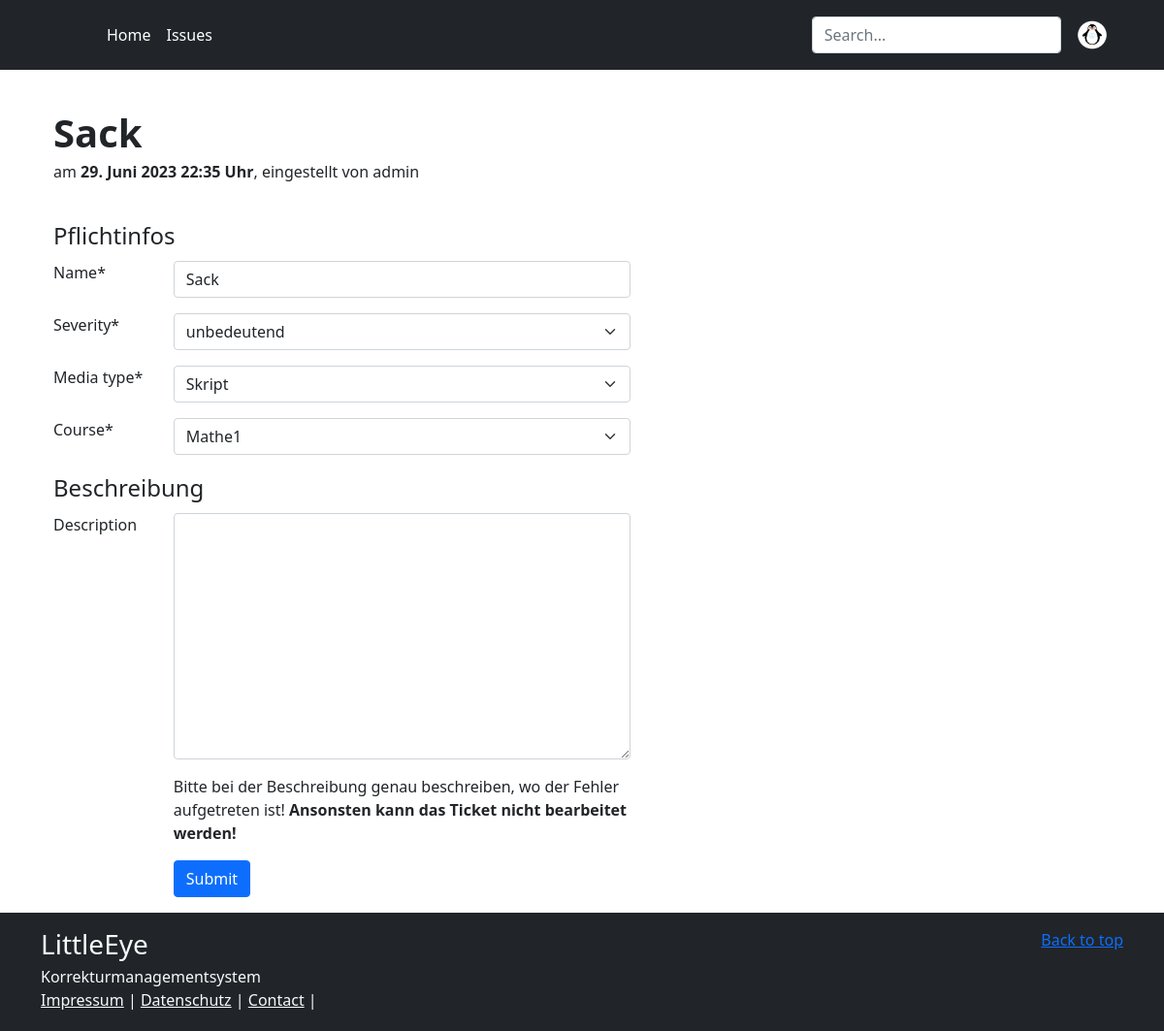
/issue/2/update (signed in), run on the app's committed database.
### issues/models.py (models this page shows, shortened)
class DateMixin(models.Model):
    created_at = models.DateTimeField(auto_now_add=True)
    updated_at = models.DateTimeField(auto_now=True)
    class Meta:
        abstract = True

class Issue(DateMixin):
    class Severity(models.IntegerChoices):
        MINOR = 1, "unbedeutend"
        NORMAL = 2, "normal"
        URGENT = 3, "dringend"
        LARGE = 4, "sofort"
    name = models.CharField(
        max_length=100,
        validators=[MinLengthValidator(3, message="Custom")],
    )
    description = models.TextField(null=True, blank=True, validators=[])
    course = models.ForeignKey(Course, on_delete=models.PROTECT, related_name="issues")
    is_active = models.BooleanField(default=True)
    severity = models.IntegerField(choices=Severity.choices)
    author = models.ForeignKey(User, on_delete=models.CASCADE, related_name="issues")
    media_type = models.ForeignKey(
        MediaType, on_delete=models.PROTECT, related_name="issues"
    )
    tags = models.ManyToManyField(Tag, related_name="issues", blank=True)
    class Meta:
        ordering = ["name"]
        constraints = [
            models.UniqueConstraint(fields=["author", "name"], name="unique_author"),
        ]

class MediaType(models.Model):
    name = models.CharField(
        max_length=50,
        unique=True,
        validators=[MinLengthValidator(3), MaxLengthValidator(50)],
    )
    icon = models.CharField(max_length=19)
    def __str__(self):
        return self.name

### user/models.py (models this page shows, shortened)
class User(AbstractUser):
    class Role(models.TextChoices):
        ADMIN = "ADMIN", "Admin"
        TUTOR = "TUTOR", "Tutor"
        STUDENT = "STUDENT", "Student"
    base_role = Role.ADMIN
    role = models.CharField(max_length=50, choices=Role.choices)

### courses/models.py (models this page shows)
class Course(models.Model):
    name = models.CharField(max_length=100)
    description = models.TextField(null=True, blank=True)
    lecturer = models.ManyToManyField(
        User, related_name="courses", limit_choices_to={"role": "TUTOR"}
    )
    def __str__(self):
        return self.name

### issues/views.py (the view)
class IssueUpdateView(UpdateView):
    model = Issue
    form_class = IssueForm

### issues/templates/issues/issue_form.html
{% extends 'base.html' %}
{% load crispy_forms_tags %}
{% block head %}
<h1 class="display-6 fw-bold lh-1">{{object.name}}</h1>
<p>
am <b>{{object.created_at}} Uhr</b>, eingestellt von  {{object.author}}
</p>
{% endblock %}
{% block content %}
<div class="container">
<div class="row">
<div class="col-lg-8 col-sm-12">
{% crispy form form.helper %}
</div>
</div>
</div>
{%endblock%}

### data on the page
Issue: name "Sack", created_at "29. Juni 2023 22:35", author "admin", severity "unbedeutend", media_type "Skript", course "Mathe1"
